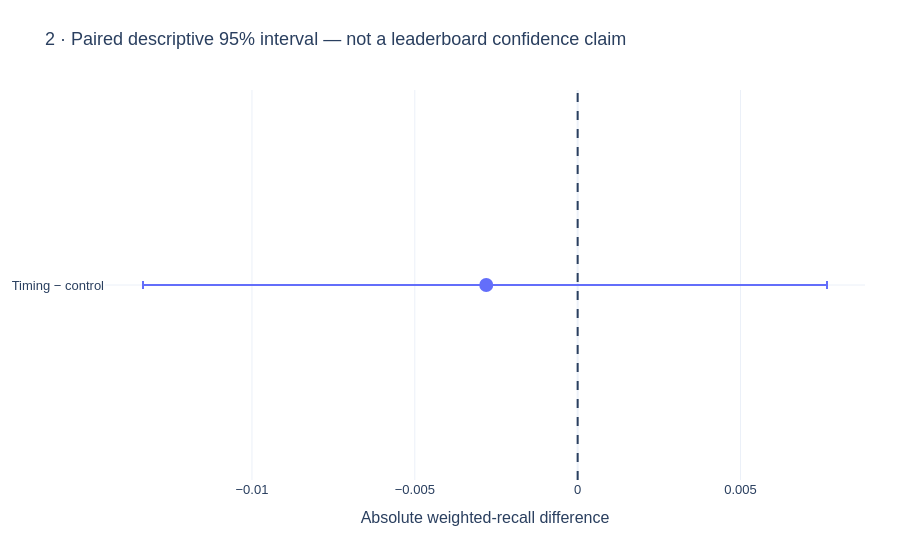

The code cell stored with this chart in its notebook:
### Markdown cell above
## Paired descriptive uncertainty

### Code cell
notebook_view.show_chart(2)

### Figure 1 — Plotly figure (JSON) as saved in the notebook; plotly's stock layout.template omitted (floating-point values rounded to 4 significant figures)
{"data": [{"error_x": {"array": [0.01046], "arrayminus": [0.01054], "symmetric": false, "type": "data"}, "marker": {"size": 14}, "mode": "markers", "type": "scatter", "x": [-0.002806], "y": ["Timing − control"]}], "layout": {"font": {"family": "Arial", "size": 13}, "margin": {"b": 80, "l": 70, "r": 35, "t": 90}, "shapes": [{"line": {"dash": "dash"}, "type": "line", "x0": 0, "x1": 0, "xref": "x", "y0": 0, "y1": 1, "yref": "y domain"}], "title": {"text": "2 · Paired descriptive 95% interval — not a leaderboard confidence claim"}, "xaxis": {"title": {"text": "Absolute weighted-recall difference"}}}}
